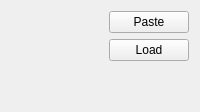
                       <widget class="QWidget" name="tab_12">
                        <attribute name="title">
                         <string>tag_content_figure</string>
                        </attribute>
                        <layout class="QHBoxLayout" name="horizontalLayout_20">
                         <item>
                          <widget class="View" name="widget_figure_input" native="true"/>
                         </item>
                         <item>
                          <layout class="QVBoxLayout" name="verticalLayout_3">
                           <item>
                            <widget class="QPushButton" name="pushButton_paste_figure">
                             <property name="sizePolicy">
                              <sizepolicy hsizetype="Fixed" vsizetype="Fixed">
                               <horstretch>0</horstretch>
                               <verstretch>0</verstretch>
                              </sizepolicy>
                             </property>
                             <property name="text">
                              <string>Paste</string>
                             </property>
                            </widget>
                           </item>
                           <item>
                            <widget class="QPushButton" name="pushButton_load_figure">
                             <property name="sizePolicy">
                              <sizepolicy hsizetype="Fixed" vsizetype="Fixed">
                               <horstretch>0</horstretch>
                               <verstretch>0</verstretch>
                              </sizepolicy>
                             </property>
                             <property name="text">
                              <string>Load</string>
                             </property>
                            </widget>
                           </item>
                           <item>
                            <spacer name="verticalSpacer">
                             <property name="orientation">
                              <enum>Qt::Vertical</enum>
                             </property>
                             <property name="sizeType">
                              <enum>QSizePolicy::Expanding</enum>
                             </property>
                             <property name="sizeHint" stdset="0">
                              <size>
                               <width>20</width>
                               <height>40</height>
                              </size>
                             </property>
                            </spacer>
                           </item>
                          </layout>
                         </item>
                        </layout>
                       </widget>
